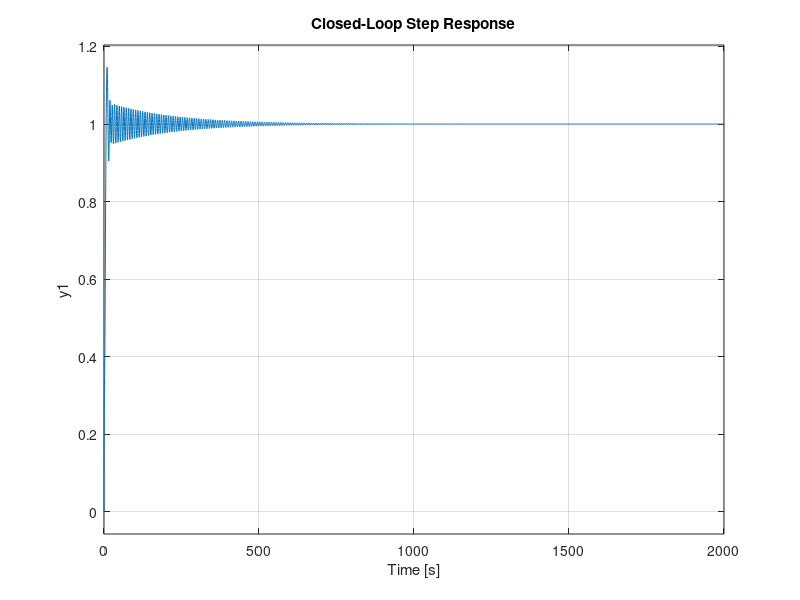

Reproduce this figure in MATLAB. (Note: this script raises an error after producing the figure.)
clear;
close all;
clc;
%% PID Gains
Kp = -3.52208291564815;
Ki = 1.25956669370519;
Kd = 11.7688369455175;
N = 0.4;
%% Laplace variable
s = tf('s');
%% Speed transfer function
Plant = tf([0.4972 0.1716 0.3878 0.1714], [1 0.7091 1.551 0.4573 0.5846]);
%% PID controller
PID = Kp + Ki/s + Kd*(N*s)/(s + N);
%% Closed-loop transfer function
Ts = feedback(PID * Plant, 1);
%% Simulate unit step response
figure
step(Ts)
grid on
title('Closed-Loop Step Response')
%% Step-response characteristics
info = stepinfo(Ts);
fprintf('Step Response\n')
fprintf('Overshoot:          %.2f %%\n', info.Overshoot);
fprintf('Settling Time:      %.4f s\n', info.SettlingTime);
fprintf('Rise Time:          %.4f s\n', info.RiseTime);
fprintf('Peak Time:          %.4f s\n', info.PeakTime);
fprintf('Peak Value:         %.4f\n', info.Peak);
%% Steady-state response
yss = dcgain(Ts);
ess = 1 - yss;
fprintf('Steady-State Value: %.4f\n', yss);
fprintf('Steady-State Error: %.4e\n', ess);
%% Heading 180 analysis
heading = 180;
t = 0:0.001:20;

[y, t] = step(heading * Ts, t);

figure;
plot(t, y)
hold on
yline(heading, 'r--')
yline(heading + 15, 'g--')
yline(heading - 15, 'g--')
grid on
xlabel('Time [s]')
ylabel('Speed')
ylim([min(y), max(y) + 20])
legend('Simulated Response', 'Command')

heading180 = stepinfo(y, t, 180);
overshoot = heading180.Overshoot;
settlingTime = heading180.SettlingTime;
steadyStateError = 180 - y(end);

fprintf('Speed 120\n')
fprintf('Overshoot: %.2f %%\n', overshoot);
fprintf('Settling Time: %.4f s\n', settlingTime);
fprintf('Steady-State Error: %.4f\n', steadyStateError);
fprintf('Rise Time:          %.4f s\n', heading180.RiseTime);
fprintf('Peak Time:          %.4f s\n', heading180.PeakTime);
fprintf('Peak Value:         %.4f\n', heading180.Peak);
